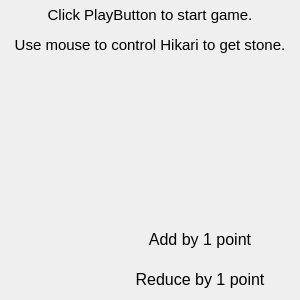
<?xml version="1.0" encoding="UTF-8"?>
<ui version="4.0">
 <class>help</class>
 <widget class="QWidget" name="help">
  <property name="geometry">
   <rect>
    <x>0</x>
    <y>0</y>
    <width>300</width>
    <height>300</height>
   </rect>
  </property>
  <property name="minimumSize">
   <size>
    <width>300</width>
    <height>300</height>
   </size>
  </property>
  <property name="maximumSize">
   <size>
    <width>300</width>
    <height>300</height>
   </size>
  </property>
  <property name="windowTitle">
   <string>Help</string>
  </property>
  <widget class="QLabel" name="bakground">
   <property name="geometry">
    <rect>
     <x>0</x>
     <y>0</y>
     <width>300</width>
     <height>300</height>
    </rect>
   </property>
   <property name="styleSheet">
    <string notr="true">border-image: url(:/res/help.jpg);</string>
   </property>
   <property name="text">
    <string/>
   </property>
  </widget>
  <widget class="QLabel" name="tip">
   <property name="geometry">
    <rect>
     <x>0</x>
     <y>0</y>
     <width>300</width>
     <height>60</height>
    </rect>
   </property>
   <property name="styleSheet">
    <string notr="true">font: 700 12pt &quot;Yu Gothic&quot;;</string>
   </property>
   <property name="text">
    <string>&lt;html&gt;&lt;head/&gt;&lt;body&gt;&lt;p align=&quot;center&quot;&gt;&lt;span style=&quot; font-size:11pt;&quot;&gt;Click PlayButton to start game.&lt;/span&gt;&lt;/p&gt;&lt;p align=&quot;center&quot;&gt;&lt;span style=&quot; font-size:11pt;&quot;&gt;Use mouse to control Hikari to get stone.&lt;/span&gt;&lt;/p&gt;&lt;/body&gt;&lt;/html&gt;</string>
   </property>
  </widget>
  <widget class="QLabel" name="img2">
   <property name="geometry">
    <rect>
     <x>80</x>
     <y>260</y>
     <width>40</width>
     <height>40</height>
    </rect>
   </property>
   <property name="styleSheet">
    <string notr="true">border-image: url(:/res/starstone.png);</string>
   </property>
   <property name="text">
    <string/>
   </property>
  </widget>
  <widget class="QLabel" name="img1">
   <property name="geometry">
    <rect>
     <x>80</x>
     <y>220</y>
     <width>40</width>
     <height>40</height>
    </rect>
   </property>
   <property name="styleSheet">
    <string notr="true">border-image: url(:/res/gemstone.png);</string>
   </property>
   <property name="text">
    <string/>
   </property>
  </widget>
  <widget class="QLabel" name="tip2">
   <property name="geometry">
    <rect>
     <x>120</x>
     <y>220</y>
     <width>160</width>
     <height>40</height>
    </rect>
   </property>
   <property name="styleSheet">
    <string notr="true">font: 700 12pt &quot;Yu Gothic&quot;;</string>
   </property>
   <property name="text">
    <string>&lt;html&gt;&lt;head/&gt;&lt;body&gt;&lt;p align=&quot;center&quot;&gt;&lt;span style=&quot; font-size:12pt;&quot;&gt;Add by 1 point&lt;/span&gt;&lt;/p&gt;&lt;/body&gt;&lt;/html&gt;</string>
   </property>
  </widget>
  <widget class="QLabel" name="tip3">
   <property name="geometry">
    <rect>
     <x>120</x>
     <y>260</y>
     <width>160</width>
     <height>40</height>
    </rect>
   </property>
   <property name="styleSheet">
    <string notr="true">font: 700 12pt &quot;Yu Gothic&quot;;</string>
   </property>
   <property name="text">
    <string>&lt;html&gt;&lt;head/&gt;&lt;body&gt;&lt;p align=&quot;center&quot;&gt;&lt;span style=&quot; font-size:12pt;&quot;&gt;Reduce by 1 point&lt;/span&gt;&lt;/p&gt;&lt;/body&gt;&lt;/html&gt;</string>
   </property>
  </widget>
 </widget>
 <resources/>
 <connections/>
</ui>
